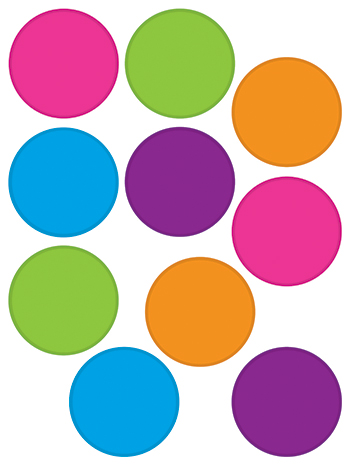
//> input picture RegionGrowing/circles.jpg, 350 x 467 px
$ ./mainHSV ../RegionGrowing/circles.jpg   (built with g++ and OpenCV 4)
//> lines starting //> are read from the running program, lines starting //| are printed output that depends on the picture
#include <stdio.h>
#include <iostream>
#include <string>
#include <math.h>
#include <time.h>
#include <opencv2/opencv.hpp>

using namespace std;
using namespace cv;

#define VARIANCE_THRESHOLD 150
#define AREA_THRESHOLD 10*10

enum direction{TOP, RIGHT, DOWN, LEFT};

Mat sourceMatrix, HSVMatrix, outputBGR;

class Region{
	public:
		Rect square;
		float meanH;
		float varH;
		set<Region*> adj;
		static vector<Region> regions;


		Region(Point corner1, Point corner2){
			square = Rect(corner1, corner2);
			calcMean();
			calcVar();
		}

		void calcMean(){
			meanH = 0;
			int rowStart = square.y;
			int rowEnd = square.y + square.height;
			int colStart = square.x;
			int colEnd = square.x + square.width;

			for(int row=rowStart; row<=rowEnd; row++)
				for(int col=colStart; col<=colEnd; col++)
					meanH+=HSVMatrix.at<Vec3b>(row, col)[0];

			meanH/=((square.height+1)*(square.width+1));
		}

		void calcVar(){
			varH = 0;
			int rowStart = square.y;
			int rowEnd = square.y + square.height;
			int colStart = square.x;
			int colEnd = square.x + square.width;

			for(int row=rowStart; row<=rowEnd; row++)
				for(int col=colStart; col<=colEnd; col++)
					varH+=pow(HSVMatrix.at<Vec3b>(row,col)[0]-meanH,2);
			varH/=((square.height+1)*(square.width+1));
		}

		bool isUniform(){
			if(varH<=VARIANCE_THRESHOLD)
				return true;
			return false;
		}

		static Point getMidPoint(const Region region, enum direction side){
			int midX, midY;
			if(side==TOP){
				midX = region.square.x+(region.square.x+region.square.width)/2;
				midY = region.square.y-2;
			}else if(side==RIGHT){
				midX = region.square.x+2;
            	midY = (region.square.y+(region.square.y+region.square.height))/2;
			}else if(side==DOWN){
				midX = region.square.x+(region.square.x+region.square.width)/2;
				midY = region.square.y+2;
			}else{
				midX = region.square.x-2;
				midY = (region.square.y+(region.square.y+region.square.height))/2;
			}
			return Point(midX, midY);
		}

		static void mapAdjacents(){
			for(int k=0; k<regions.size(); k++){
				vector<Point> midPoints;
				Region& currentRegion = regions.at(k);
				for(int side=0; side<4; side++)
					midPoints.push_back(getMidPoint(currentRegion, (enum direction)side));

				for(int i=0; i<regions.size(); i++){
					Region& neighborRegion = regions.at(i);
					if((i|k)!=0 && currentRegion.square.height<=neighborRegion.square.height){
						for(int side=0; side<4; side++){
							if(neighborRegion.square.contains(midPoints.at(side))){
								currentRegion.adj.insert(&neighborRegion);
								neighborRegion.adj.insert(&currentRegion);
								break;
							}
						}
					}
				}
			}
		}

		static void merge(){
			for(int k=0; k<regions.size(); k++){
				Region& current = regions.at(k);
				set<Region*>::iterator it;
				for(it=current.adj.begin(); it!=current.adj.end(); it++){
					Region& neighbor = *(*it);
					if(abs(current.meanH-neighbor.meanH)<=10)
						neighbor.meanH = (neighbor.meanH+current.meanH)/2;
				}
			}
		}

		static void print(){
			Mat tempHSV = Mat::zeros(HSVMatrix.size(), HSVMatrix.type());
			for(int k=0; k<regions.size(); k++)
				for(int i=regions.at(k).square.y; i<regions.at(k).square.y+regions.at(k).square.height; i++)
					for(int j=regions.at(k).square.x; j<regions.at(k).square.x+regions.at(k).square.width; j++){
						tempHSV.at<Vec3b>(i,j)[0] = saturate_cast<uchar>(regions.at(k).meanH);
						tempHSV.at<Vec3b>(i,j)[1] = HSVMatrix.at<Vec3b>(i,j)[1];
						tempHSV.at<Vec3b>(i,j)[2] = HSVMatrix.at<Vec3b>(i,j)[2];
					}
			outputBGR = tempHSV.clone();
			cvtColor(outputBGR, outputBGR, COLOR_HSV2BGR);
			imwrite("outputBGR.png", outputBGR);
		}
};

vector<Region> Region::regions;

void splitMatrix(int rowStart, int rowEnd, int colStart, int colEnd){
	Region currentR(Point(rowStart,colStart), Point(rowEnd, colEnd));
	if((rowEnd-rowStart+1)*(colEnd-colStart+1)<=AREA_THRESHOLD){
		Region::regions.push_back(currentR);
		return;
	}
	if(currentR.isUniform()){
		Region::regions.push_back(currentR);
		return;
	}else{
		splitMatrix(rowStart, (rowStart+rowEnd)/2, colStart, (colStart+colEnd)/2);
		splitMatrix(rowStart, (rowStart+rowEnd)/2, ((colStart+colEnd)/2)+1, colEnd);
		splitMatrix(((rowStart+rowEnd)/2)+1, rowEnd, colStart, (colStart+colEnd)/2);
		splitMatrix(((rowStart+rowEnd)/2)+1, rowEnd,((colStart+colEnd)/2)+1, colEnd);
	}
}

void splitAndMerge(){
	int N = sourceMatrix.rows;
	int M = sourceMatrix.cols;
	splitMatrix(0, N-1, 0, M-1);
	Region::print();
	namedWindow("outputBGR", WINDOW_AUTOSIZE);
	imshow("outputBGR", outputBGR);

    Region::mapAdjacents();
	Region::merge();
	Region::print();
	namedWindow("outputBGRMerged", WINDOW_AUTOSIZE);
	imshow("outputBGRMerged", outputBGR);
	waitKey(0);
}

int main(int argc, char** argv ){
	if(argc!=2){
		cerr<<"--- ERROR --- required <executable> <filename.ext>"<<endl;
		exit(EXIT_FAILURE);
	}

	sourceMatrix = imread(argv[1], IMREAD_COLOR);;
//> sourceMatrix is the input picture: 467 rows x 350 cols, CV_8UC3; mean B, G, R 177, 175, 193.4
	int minSize = min(sourceMatrix.rows, sourceMatrix.cols);
//> minSize = 350
	resize(sourceMatrix, sourceMatrix, Size(minSize, minSize));
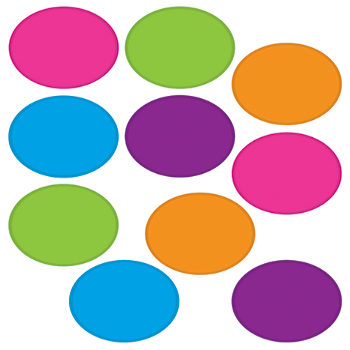
//> sourceMatrix: 350 rows x 350 cols, CV_8UC3; mean B, G, R 176.9, 174.9, 193.4
	cvtColor(sourceMatrix, HSVMatrix, COLOR_BGR2HSV);
//> HSVMatrix: 350 rows x 350 cols, CV_8UC3; mean H, S, V 60.5, 120.6, 227.3
	GaussianBlur(sourceMatrix, sourceMatrix, Size(3,3), 3);
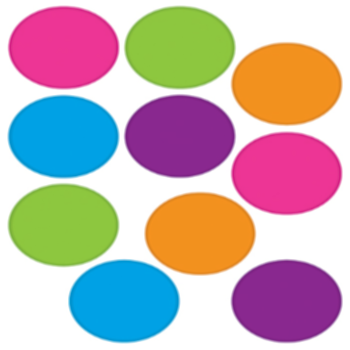
//> sourceMatrix: 350 rows x 350 cols, CV_8UC3; mean B, G, R 177, 175, 193.4

	namedWindow("sourceMatrix", WINDOW_AUTOSIZE);
	imshow("sourceMatrix", sourceMatrix);

	splitAndMerge();
//> the loop in calcMean, `for(int row=rowStart; row<=rowEnd; row++)` made 350 passes
//> meanH on passes 1 to 3: 0, 0, 0
//> after the loop in calcMean, `for(int row=rowStart; row<=rowEnd; row++)`: meanH = 7415638
//> in calcMean, `meanH/=((square.height+1)*(square.width+1));`: meanH = 60.54
//> the loop in calcVar, `for(int row=rowStart; row<=rowEnd; row++)` made 350 passes
//> varH on passes 1 to 3: 1282604.5, 2565207.2, 3847782.2
//> after the loop in calcVar, `for(int row=rowStart; row<=rowEnd; row++)`: varH = 496922816
//> in calcVar, `varH/=((square.height+1)*(square.width+1));`: varH = 4056.5
//> the loop in calcMean (call 2), `for(int row=rowStart; row<=rowEnd; row++)` made 175 passes
//> the loop in calcVar (call 2), `for(int row=rowStart; row<=rowEnd; row++)` made 175 passes
//> varH on passes 1 to 3: 1334388.8, 2668776.2, 4003151.2
//> after the loop in print, `for(int k=0; k<regions.size(); k++)`: tempHSV: 350 rows x 350 cols, CV_8UC3; mean H, S, V 50.9, 104.2, 187.8
//> in print, `cvtColor(outputBGR, outputBGR, COLOR_HSV2BGR);`:
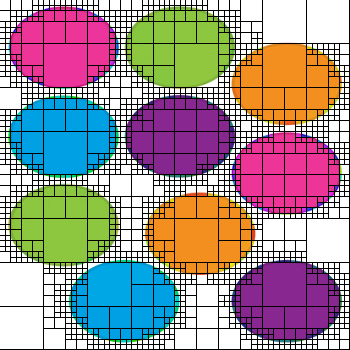
//> outputBGR: 350 rows x 350 cols, CV_8UC3; mean B, G, R 144.2, 143.5, 157.1
//> after the loop in print (call 2), `for(int k=0; k<regions.size(); k++)`: tempHSV: 350 rows x 350 cols, CV_8UC3; mean H, S, V 50.9, 104.2, 187.8

	return 0;
}

/*
#include <stdio.h>
#include <iostream>
#include <vector>
#include <numeric>
#include <math.h>
#include <opencv2/opencv.hpp>
#include <string>
#include <stdlib.h>
#include <time.h>
using namespace cv;
using namespace std;
#define AREA_THRESHOLD 10*10
#define VARIANCE_THRESHOLD 150

Mat image;
Mat outputBW;
Mat outputHSV;
Mat outputBGR;

class Region
{
    public:
        float meanH;
        float varH;
        Rect square;
        set<Region*> adj;

    Region(Point first, Point second)
    {
        square = Rect(first,second);  // (200,200) - (250, 250)
        calcMean();
        calcVar();
    }
    static Point getMidPoint(Region& region, int side);
    static void mapAdjacents();
    void calcMean();
    void calcVar();
    void calcColor();
    bool isUniform();

};
vector<Region> regions;

void Region::calcMean()
{
    meanH=0;
    int rowStart = square.y;
    int rowEnd = square.y + square.height;
    int colStart = square.x;
    int colEnd = square.x + square.width;
    for(int i=rowStart; i<=rowEnd; i++)
    {
        for(int j=colStart; j<=colEnd; j++)
        {
            meanH += image.at<Vec3b>(i,j)[0];
        }
    }
    meanH = meanH/((square.height+1)*(square.width+1));
}

void Region::calcVar()
{
    varH = 0;
    int rowStart = square.y;
    int rowEnd = square.y + square.height;
    int colStart = square.x;
    int colEnd = square.x + square.width;
    for(int i=rowStart; i<=rowEnd; i++)
    {
        for(int j=colStart; j<=colEnd; j++)
        {
            varH+=pow((image.at<Vec3b>(i,j)[0]-meanH),2);
        }
    }
    varH = varH/((square.height+1)*(square.width+1));
}

bool Region::isUniform()
{
    if(varH<VARIANCE_THRESHOLD)
        return true;
    return false;
}

Point Region::getMidPoint(Region& region, int side)
{
    int midX, midY;
    if(side==0)//TOP
    {
            midX = (region.square.x+(region.square.x+region.square.width))/2;
            midY = region.square.y-2;
    }
    else if(side==1)//RIGHT
    {
            midX = region.square.x+2;
            midY = (region.square.y+(region.square.y+region.square.height))/2;
    }
    else if(side==2)//BOTTOM
    {
            midX = (region.square.x+(region.square.x+region.square.width))/2;
            midY = region.square.y+2;
    }
    else if(side==3)//LEFT
    {
            midX = region.square.x-2;
            midY = (region.square.y+(region.square.y+region.square.height))/2;
    }
    return Point(midX,midY);
}

void Region::mapAdjacents()
{
    //sort(regions.begin(), regions.end(), [](Region& l, Region& r) { return l.square.height < r.square.height;});
    for(int k=0; k<regions.size(); k++)
    {
        vector<Point> midPoints;
        Region& current = regions.at(k);
        for(int side=0; side<4; side++)
        {
            midPoints.push_back(getMidPoint(current,side));
        }
        for(int l=0; l<regions.size(); l++) //per ogni altra regione
        {
            Region& neighbour = regions.at(l);
            if(k!=l && (current.square.height<=neighbour.square.height))//SE NON TI STAI CONFRONTANDO CON TE STESSO E SONO PIU' PICCOLO DI TE
            {
                for(int side=0; side<4; side++)
                {
                    if(neighbour.square.contains(midPoints.at(side)))
                    {
                        current.adj.insert(&neighbour);
                        neighbour.adj.insert(&current);
                        break;
                    }
                }
            }
        }
    }
}
//____________________________________________________________________________________

void split(int rowStart, int rowEnd, int colStart, int colEnd)
{
    //getchar();
    Region current(Point(rowStart,colStart),Point(rowEnd,colEnd));
    //CASO BASE - LIMITE DIMENSIONI REGIONE
    if((rowEnd-rowStart+1)*(colEnd-colStart+1) <= AREA_THRESHOLD)
    {
        regions.push_back(current);
        return;
    }
    //CASO BASE - UNIFORMITA'
    if(current.isUniform())
    {
        regions.push_back(current);
        return;
    }
    else
    {
        split(rowStart, ((rowStart+rowEnd)/2), colStart, ((colStart+colEnd)/2));//1
        split(rowStart, ((rowStart+rowEnd)/2), ((colStart+colEnd)/2)+1, colEnd);//2
        split(((rowStart+rowEnd)/2)+1, rowEnd, colStart, ((colStart+colEnd)/2));//3
        split(((rowStart+rowEnd)/2)+1, rowEnd, ((colStart+colEnd)/2)+1, colEnd);//4
    }
}

void merge()
{
    for(int i=0; i<regions.size(); i++)
    {
        Region& current = regions.at(i);
        for(set<Region*>::iterator it=current.adj.begin(); it!=current.adj.end(); it++)
        {
            Region& neighbour = *(*it);
            if(abs(current.meanH-neighbour.meanH)<10)
                neighbour.meanH = (neighbour.meanH+current.meanH)/2;
        }
    }
}

void print()
{
    srand(time(NULL));
    for(int k=0; k<regions.size(); k++)
    {
        for(int i=regions.at(k).square.y; i<regions.at(k).square.y+regions.at(k).square.height; i++)
            for(int j=regions.at(k).square.x; j<regions.at(k).square.x+regions.at(k).square.width; j++)
            {
                outputHSV.at<Vec3b>(i,j)[0] = saturate_cast<uchar>(regions.at(k).meanH);
                outputHSV.at<Vec3b>(i,j)[1] = image.at<Vec3b>(i,j)[1];
                outputHSV.at<Vec3b>(i,j)[2] = image.at<Vec3b>(i,j)[2];
            }
    }
    outputBGR = outputHSV.clone();
    cvtColor(outputHSV,outputBGR, COLOR_HSV2BGR);
    imwrite("output.png", outputBGR);
}


void splitAndMerge()
{
    int N = image.rows;
    int M = image.cols;
    split(0, N-1, 0, M-1);
    print();
    imshow("before", outputBGR);
    Region::mapAdjacents();
    merge();
    print();
    imshow("after", outputBGR);
    waitKey(0);
}

int main(int argc, char** argv )
{
    const char* fileName = "circles.jpg";
    image = imread(fileName, IMREAD_COLOR);//immagine presa in input
    if (!image.data)
    {
        printf("No image data \n");
        return -1;
    }
    // imshow("original", image);
    cvtColor(image,image,COLOR_BGR2HSV);
    resize(image,image,Size(MIN(image.rows,image.cols),MIN(image.rows,image.cols)),0,0,INTER_LINEAR);
    outputHSV = Mat(image.size(),CV_8UC3);
    cvtColor(outputHSV,outputHSV,COLOR_BGR2HSV);
    GaussianBlur(image,image, Size(5,5), 3, 3, 4);
    splitAndMerge();
    return 0;
}
*/
